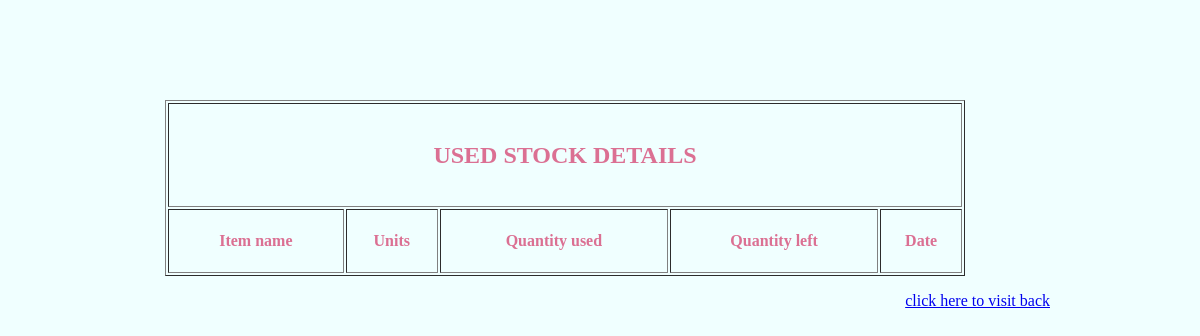
The page /used_stock_table.php on the database as committed earlier.
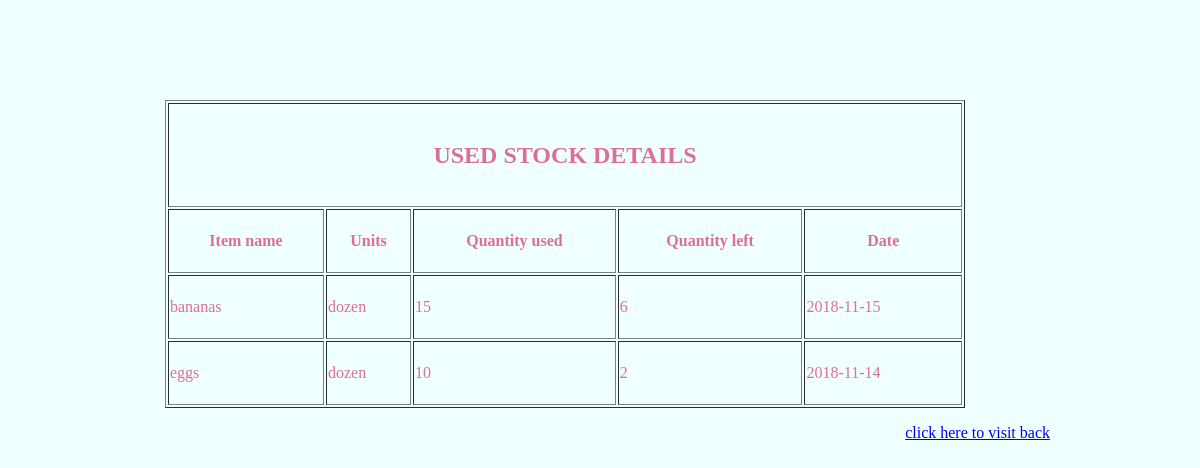
The same page on the database as committed later.
### tables this page shows
CREATE TABLE IF NOT EXISTS used_stock_details (
    item_name varchar(30),
    unit varchar(30),
    quantity_used int(11),
    quantity_left int (11),
    `date` date DEFAULT (curdate()),
    PRIMARY KEY(item_name, date)
);

### used_stock_table.php (the view, shortened to what this page needs)
<!doctype html>
<html>
<head>
</head>
<body>
	<?php
	$conn = mysqli_connect('localhost', 'root', 'AIDNITRA#P98', 'mess_management');
	$query = mysqli_query($conn, "select * from used_stock_details ");
	?>
	<table align="center" border="1px" style="width:800px; line-height:60px;">
		<tr>
			<th colspan="7">
				<h2>USED STOCK DETAILS</h2>
			</th>
		</tr>
		<tr>
			<th> Item name </th>
			<th> Units </th>
			<th> Quantity used </th>
			<th> Quantity left </th>
			<th> Date </th>
		</tr>
		<?php
		if (mysqli_num_rows($query) != 0) {
			while ($rows = mysqli_fetch_assoc($query)) {
				?>
				<tr>
					<td> <?php echo $rows['item_name']; ?></td>
					<td> <?php echo $rows['unit']; ?></td>
					<td> <?php echo $rows['quantity_used']; ?></td>
					<td> <?php echo $rows['quantity_left']; ?></td>
					<td> <?php echo $rows['date']; ?></td>
				</tr>
				<?php
			}
		}
		?>
	</table>
	<p align="right"><a href="admin.php"> click here to visit back </a></p>
</body>
</html>

Rows that differ between the two databases and show on the page:
added used_stock_details: item_name "bananas", unit "dozen", quantity_used "15", quantity_left "6", date "2018-11-15"
added used_stock_details: item_name "eggs", unit "dozen", quantity_used "10", quantity_left "2", date "2018-11-14"
